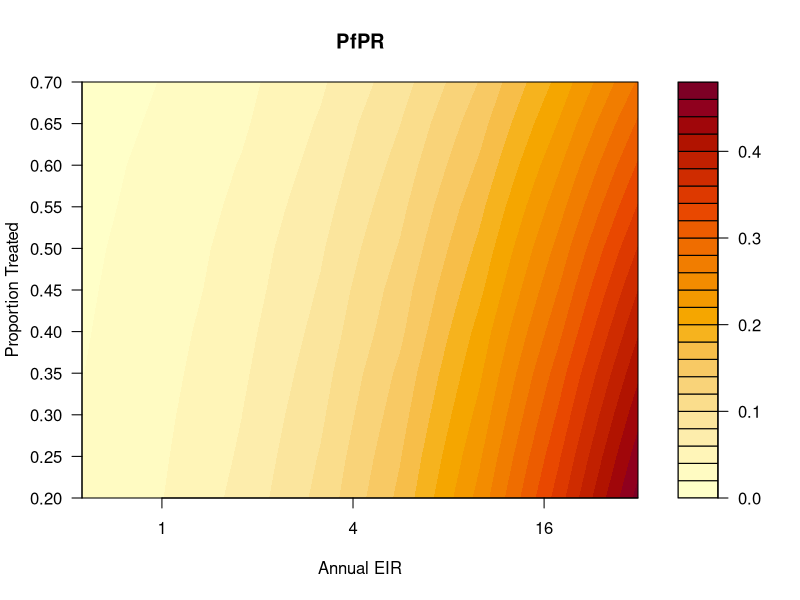
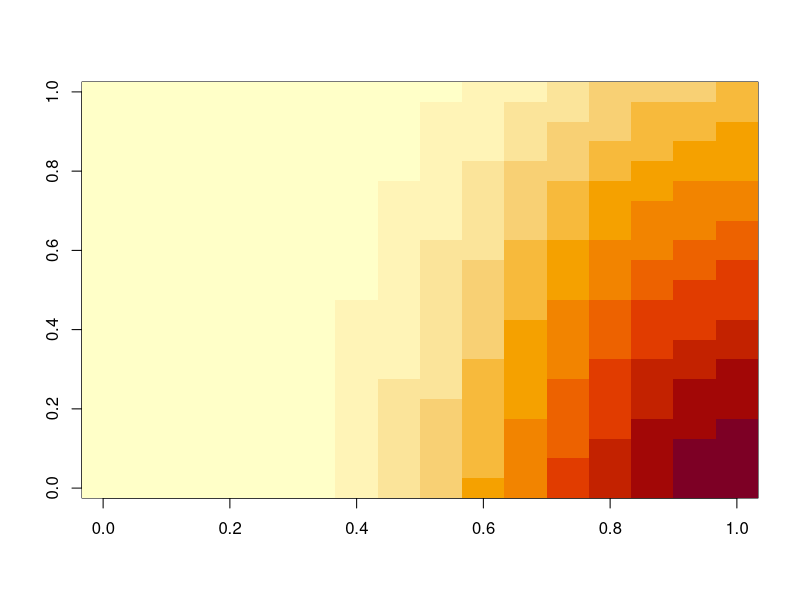

These figures' R source, in order:
pr2eir = read.csv("PfEIR_to_PfPR (JUN_30).csv")
eir = pr2eir[,1]
pr2eir = as.matrix(pr2eir[,-1])
treat = seq(0,1,by =0.05)

filled.contour(log(eir[4:11]), treat[5:15],  pr2eir[4:11,5:15], plot.axes = {axis(1, log(c(1,4,16,64)), c(1,4,16,64) ) 
  axis(2,treat[5:15])}, main = "PfPR", xlab = "Annual EIR", ylab = "Proportion Treated")

image(pr2eir)
